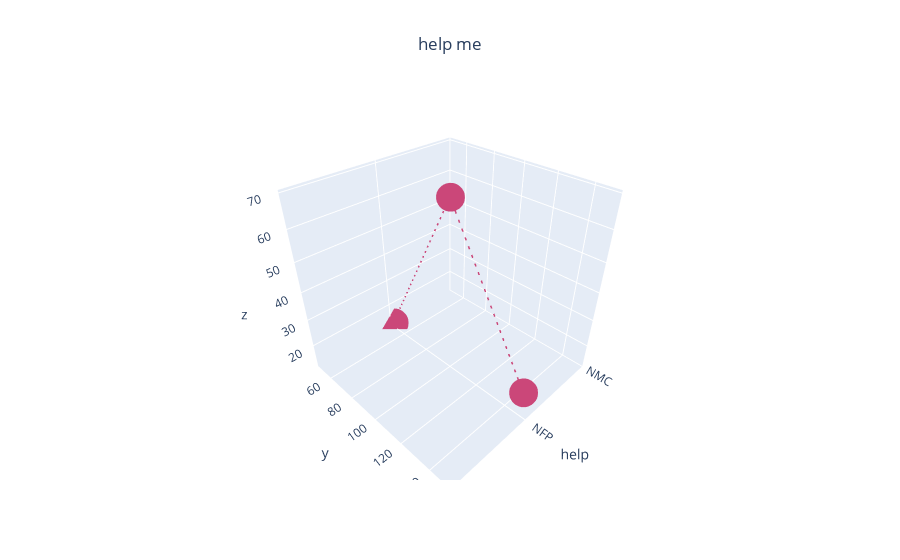

Notebook code cell kept with this figure:
### Code cell
x = [1,1,1] # input, strings (ex: 'NMC')
y = [50,100,150] # input
z = [13, 69, 21] # output

fig = go.Figure(data=go.Scatter3d(
    x=x, y=y, z=z,
    marker=dict(
        size=10,
        color = x
    ),
    line=dict(
        color=x,
        width=3,
        dash='dash'
    ),
    name='battery 1', text = 'battery 1'
))

fig.update_layout(title ={'text' :'help me', 
                          'x' : 0.5},
                 scene = dict(
                     xaxis = dict(
                         nticks = 3,
                         ticktext = ['NMC', 'NFP', 'LCA'],
                         tickvals = [0, 1, 2],
                     title = 'help'))
                 )
fig.show()

### Figure 1 — Plotly figure (JSON) as saved in the notebook; plotly's stock layout.template omitted (floating-point values rounded to 4 significant figures)
{"data": [{"line": {"color": [1, 1, 1], "dash": "dash", "width": 3}, "marker": {"color": [1, 1, 1], "size": 10}, "name": "battery 1", "text": "battery 1", "type": "scatter3d", "x": [1, 1, 1], "y": [50, 100, 150], "z": [13, 69, 21]}], "layout": {"scene": {"xaxis": {"nticks": 3, "ticktext": ["NMC", "NFP", "LCA"], "tickvals": [0, 1, 2], "title": {"text": "help"}}}, "title": {"text": "help me", "x": 0.5}}}
